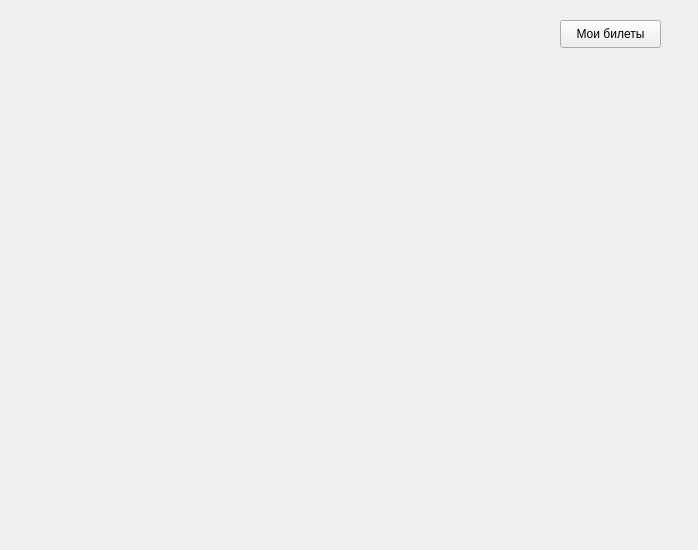
<?xml version="1.0" encoding="UTF-8"?>
<ui version="4.0">
 <class>InkPage</class>
 <widget class="QWidget" name="InkPage">
  <property name="geometry">
   <rect>
    <x>0</x>
    <y>0</y>
    <width>698</width>
    <height>550</height>
   </rect>
  </property>
  <property name="windowTitle">
   <string>Чернила</string>
  </property>
  <widget class="QPushButton" name="cartButton">
   <property name="geometry">
    <rect>
     <x>560</x>
     <y>20</y>
     <width>101</width>
     <height>28</height>
    </rect>
   </property>
   <property name="text">
    <string>Мои билеты</string>
   </property>
  </widget>
  <widget class="QLabel" name="printerfon">
   <property name="geometry">
    <rect>
     <x>-20</x>
     <y>0</y>
     <width>721</width>
     <height>71</height>
    </rect>
   </property>
   <property name="text">
    <string/>
   </property>
  </widget>
  <widget class="QWidget" name="verticalLayoutWidget">
   <property name="geometry">
    <rect>
     <x>30</x>
     <y>80</y>
     <width>641</width>
     <height>381</height>
    </rect>
   </property>
   <layout class="QVBoxLayout" name="verticalLayout"/>
  </widget>
  <widget class="QLabel" name="printerfon2">
   <property name="geometry">
    <rect>
     <x>-10</x>
     <y>460</y>
     <width>721</width>
     <height>101</height>
    </rect>
   </property>
   <property name="text">
    <string/>
   </property>
  </widget>
  <zorder>printerfon</zorder>
  <zorder>cartButton</zorder>
  <zorder>verticalLayoutWidget</zorder>
  <zorder>printerfon2</zorder>
 </widget>
 <resources/>
 <connections/>
</ui>
